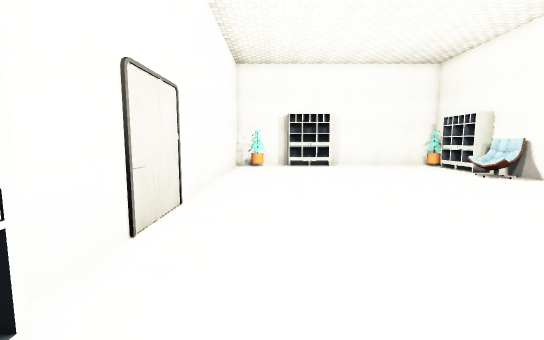
view 1 (above)

12 first-person views from a walk through a scene from a Unity 3-D project. The camera is 1.5 m above the floor, tilts 6° down and sees 90° across. The floor is counted in squares, 1 m on a side. Each view is taken from the middle of a square. On the plan, view 1 faces up. The plan holds only what a view shows up to about 14 squares ahead; the rest is blank. The place goes on beyond the plan. The player is left out. Some surface patterns are stand-ins.

view 2
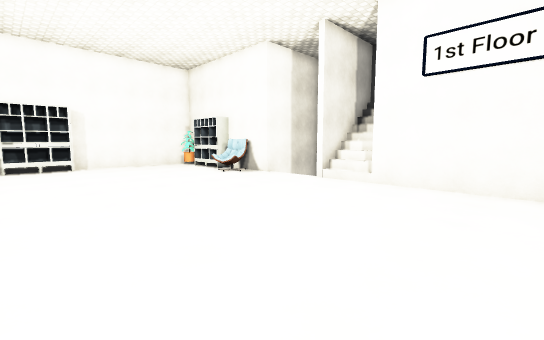

view 3
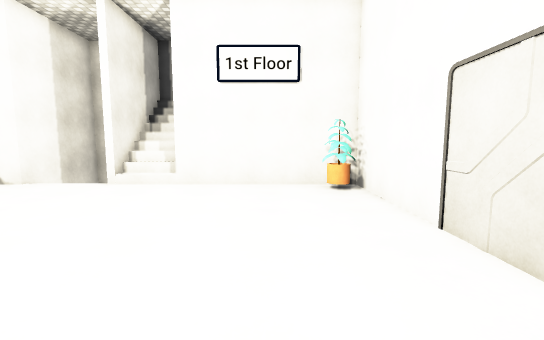

view 4
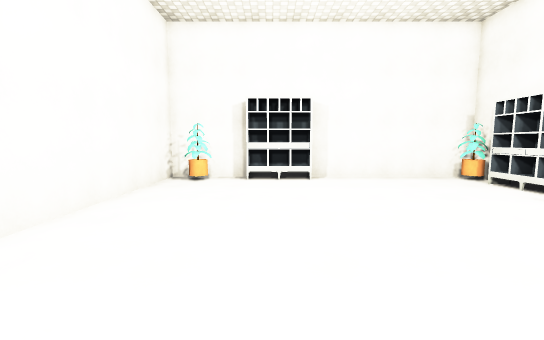

view 5
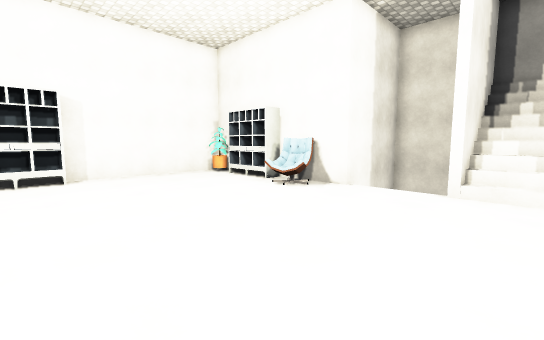

view 6
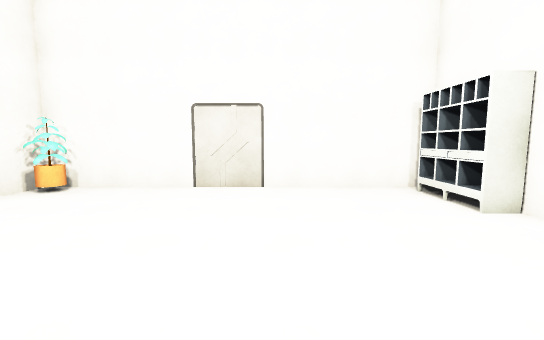

view 7
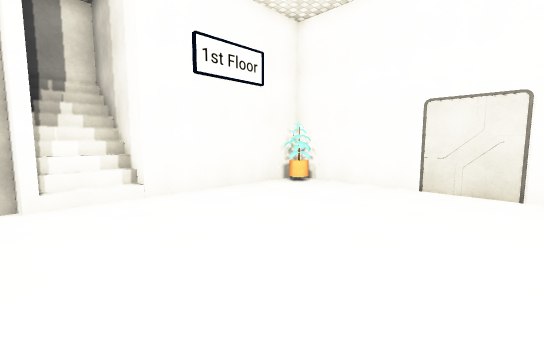

view 8
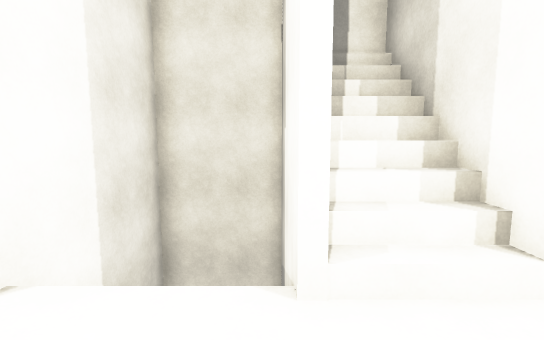

view 9
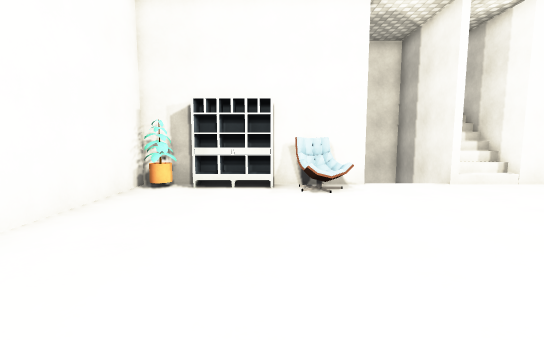

view 10
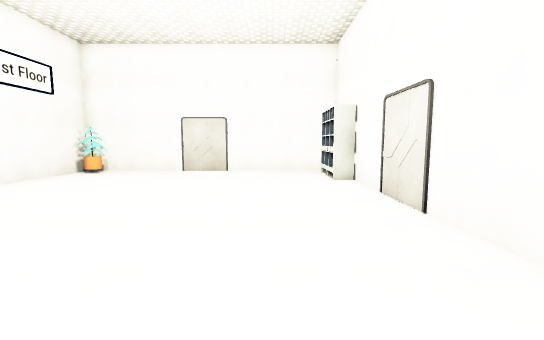

view 11
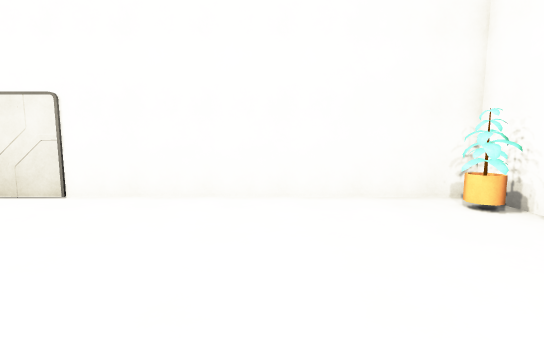

view 12
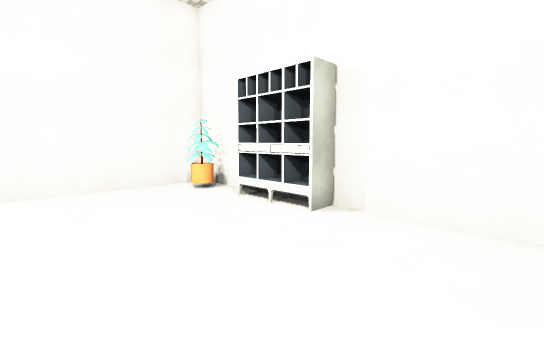

### Floor plan
Key: @ floor where view 1 was taken; # wall or solid block; . floor; / step, stairs or slope; O other object.
Columns run from 2 left of view 1 to 15 right of it. Each row starts with its distance up from view 1.
 18 ##############
 17 #O.OOO......O#
 16 #O..........O#
 15 #...........O
 14 #...........O
 13 #...........O#
 12 #..........OO#
 11 #..........OO#
 10 #............#####
  9 #............/   #
  8 #............/   #
  7 #............#####
  6 #............////#
  5 #............////#
  4 #............#####
  3 #............#
  2 #............#
  1 O............#
  0 O.@..........#
 -1 #..........OO#
 -2 ##############

Positions as (right, up) in squares from view 1, and headings:
1: (0, 0), facing up
2: (1, 0), facing up-right
3: (1, 1), facing right
4: (2, 6), facing up
5: (2, 5), facing up-right
6: (3, 7), facing down
7: (3, 7), facing down-right
8: (8, 7), facing right
9: (1, 13), facing right
10: (1, 12), facing down
11: (5, 12), facing left
12: (7, 12), facing up-left
